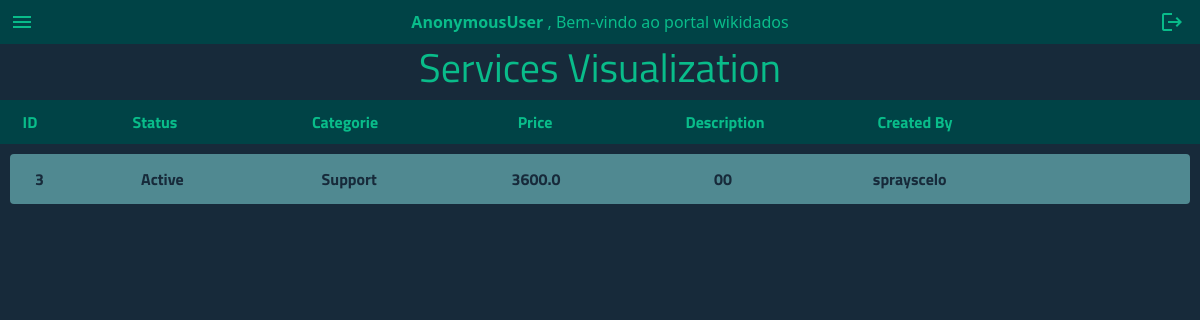
Page /services/ on the committed database.
### FinalProject/models.py (models this page shows, shortened)
class Service(models.Model):
    name = models.CharField(max_length=50, default="")
    status = models.CharField(max_length=50, choices=serviceStatus)
    categorie = models.CharField(max_length=50, choices=serviceCategories)
    price = models.FloatField()
    description = models.TextField(default="")
    createdBy = models.ForeignKey(User, on_delete=models.CASCADE)
    createdDate = models.DateTimeField(auto_now_add=True)
    comments = models.ManyToManyField(Comment, default="", blank=True, related_name="relatedServices")

class User(AbstractUser):
    costumer = models.ForeignKey(Costumer, on_delete=models.CASCADE, default="", blank=True, null=True)

### FinalProject/views.py (the view)
# urls.py: path("services/", include('FinalProject.modulesDetails.servicesUrls')),
def services(request):
   return render(request, "final/services.html", {
      "allServices": Service.objects.all()
   })

### FinalProject/templates/final/services.html
{%extends "final/layout.html" %}
{% block services %}
<h1 class="text-center"> Services Visualization</h1>
<div>
    <div id="servicesHeader">
        <span> ID </span>
        <span> Status </span>
        <span> Categorie </span>
        <span> Price </span>
        <span> Description </span>
        <span> Created By </span>
    </div>
    {% for services in allServices%}
    <div id="allServices">
        <a href="" class="btn btn-light">
            <span> {{ services.id }} </span>
            <span> {{ services.status }} </span>
            <span> {{ services.categorie }} </span>
            <span> {{ services.price }} </span>
            <span> {{ services.description }} </span>
            <span> {{ services.createdBy }} </span>
        </a>
    </div>
    {% endfor%}
</div>
{% endblock %}

### FinalProject/static/style.css (style rules this page uses)
:root { --cabecalho: #004346; --fundo: #172a3a; --letras: #09bc8a; --opacidade: 0 }
body, html { height: 100%; position: relative; }
#ticketHeader, #serviceOrderHeader, #costumerHeader, #equipmentsHeader, #productsHeader, #servicesHeader { display: grid; grid-template-columns: 5% repeat(6, minmax(100px, 1fr)); place-items: center; margin-bottom: 5px; background-color: #004346; color: #09bc8a; font-weight: bold; padding-bottom: 10px; padding-top: 10px; }
#allTickets a, #allServiceOrder a, #allCostumers a, #allEquipments a, #allProducts a, #allServices a { display: grid; grid-template-columns: 5% repeat(6, minmax(100px, 1fr)); place-items: center; padding: 10px 0px 10px 0px ; background-color: #508991; border: none; color: var(--fundo); font-weight: bold; margin: 10px; height: 50px; }

### rows in the picture
Service: id "3", status "Active", categorie "Support", price "3600.0", description "00", createdBy "sprayscelo"

### other values in the picture
{{ request.user|capfirst }} "AnonymousUser"
